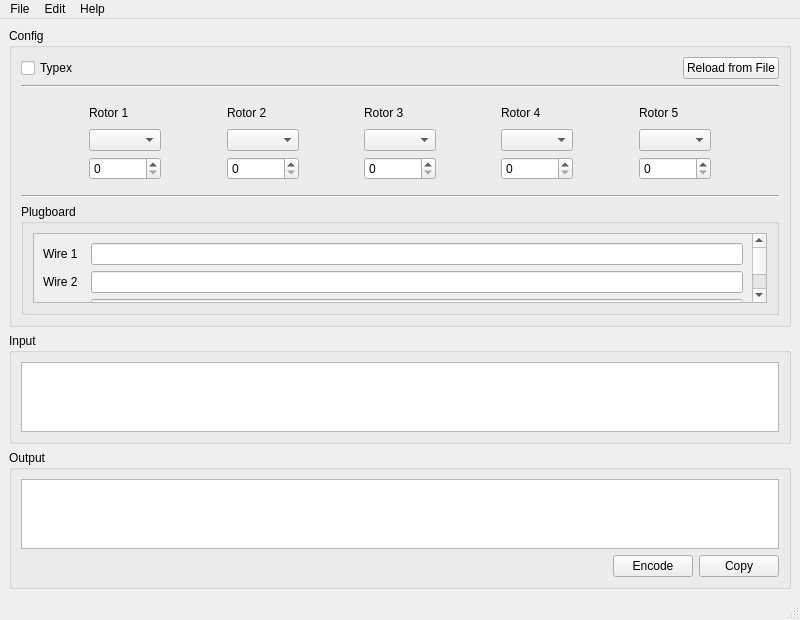
<?xml version="1.0" encoding="UTF-8"?>
<ui version="4.0">
 <class>Enigma</class>
 <widget class="QMainWindow" name="Enigma">
  <property name="geometry">
   <rect>
    <x>0</x>
    <y>0</y>
    <width>800</width>
    <height>600</height>
   </rect>
  </property>
  <property name="windowTitle">
   <string>Enigma</string>
  </property>
  <widget class="QWidget" name="centralwidget">
   <layout class="QVBoxLayout" name="verticalLayout_5">
    <item>
     <widget class="QGroupBox" name="config_groupBox">
      <property name="title">
       <string>Config</string>
      </property>
      <layout class="QVBoxLayout" name="verticalLayout_4">
       <item>
        <layout class="QVBoxLayout" name="config_verticalLayout">
         <item>
          <layout class="QHBoxLayout" name="configHeader_horizontalLayout">
           <item>
            <widget class="QCheckBox" name="typex_checkBox">
             <property name="text">
              <string>Typex</string>
             </property>
            </widget>
           </item>
           <item>
            <spacer name="horizontalSpacer_8">
             <property name="orientation">
              <enum>Qt::Horizontal</enum>
             </property>
             <property name="sizeHint" stdset="0">
              <size>
               <width>40</width>
               <height>20</height>
              </size>
             </property>
            </spacer>
           </item>
           <item>
            <widget class="QPushButton" name="reload_pushButton">
             <property name="text">
              <string>Reload from File</string>
             </property>
            </widget>
           </item>
          </layout>
         </item>
         <item>
          <widget class="Line" name="line">
           <property name="orientation">
            <enum>Qt::Horizontal</enum>
           </property>
          </widget>
         </item>
         <item>
          <widget class="QWidget" name="rotor_widget" native="true">
           <property name="sizePolicy">
            <sizepolicy hsizetype="Preferred" vsizetype="Preferred">
             <horstretch>0</horstretch>
             <verstretch>0</verstretch>
            </sizepolicy>
           </property>
           <layout class="QVBoxLayout" name="verticalLayout_3">
            <item>
             <layout class="QGridLayout" name="rotors_gridLayout">
              <item row="0" column="4">
               <spacer name="horizontalSpacer_3">
                <property name="orientation">
                 <enum>Qt::Horizontal</enum>
                </property>
                <property name="sizeHint" stdset="0">
                 <size>
                  <width>40</width>
                  <height>20</height>
                 </size>
                </property>
               </spacer>
              </item>
              <item row="1" column="3">
               <widget class="QComboBox" name="rotor2_comboBox"/>
              </item>
              <item row="2" column="3">
               <widget class="QSpinBox" name="rotor2_spinBox"/>
              </item>
              <item row="2" column="9">
               <widget class="QSpinBox" name="rotor5_spinBox"/>
              </item>
              <item row="0" column="5">
               <widget class="QLabel" name="rotor3_label">
                <property name="text">
                 <string>Rotor 3</string>
                </property>
               </widget>
              </item>
              <item row="0" column="8">
               <spacer name="horizontalSpacer_5">
                <property name="orientation">
                 <enum>Qt::Horizontal</enum>
                </property>
                <property name="sizeHint" stdset="0">
                 <size>
                  <width>40</width>
                  <height>20</height>
                 </size>
                </property>
               </spacer>
              </item>
              <item row="0" column="6">
               <spacer name="horizontalSpacer_4">
                <property name="orientation">
                 <enum>Qt::Horizontal</enum>
                </property>
                <property name="sizeHint" stdset="0">
                 <size>
                  <width>40</width>
                  <height>20</height>
                 </size>
                </property>
               </spacer>
              </item>
              <item row="0" column="9">
               <widget class="QLabel" name="rotor5_label">
                <property name="text">
                 <string>Rotor 5</string>
                </property>
               </widget>
              </item>
              <item row="0" column="10">
               <spacer name="horizontalSpacer_6">
                <property name="orientation">
                 <enum>Qt::Horizontal</enum>
                </property>
                <property name="sizeHint" stdset="0">
                 <size>
                  <width>40</width>
                  <height>20</height>
                 </size>
                </property>
               </spacer>
              </item>
              <item row="1" column="7">
               <widget class="QComboBox" name="rotor4_comboBox"/>
              </item>
              <item row="1" column="1">
               <widget class="QComboBox" name="rotor1_comboBox"/>
              </item>
              <item row="0" column="0">
               <spacer name="horizontalSpacer_2">
                <property name="orientation">
                 <enum>Qt::Horizontal</enum>
                </property>
                <property name="sizeHint" stdset="0">
                 <size>
                  <width>40</width>
                  <height>20</height>
                 </size>
                </property>
               </spacer>
              </item>
              <item row="1" column="9">
               <widget class="QComboBox" name="rotor5_comboBox"/>
              </item>
              <item row="0" column="7">
               <widget class="QLabel" name="rotor4_label">
                <property name="text">
                 <string>Rotor 4</string>
                </property>
               </widget>
              </item>
              <item row="2" column="5">
               <widget class="QSpinBox" name="rotor3_spinBox"/>
              </item>
              <item row="0" column="2">
               <spacer name="horizontalSpacer">
                <property name="orientation">
                 <enum>Qt::Horizontal</enum>
                </property>
                <property name="sizeHint" stdset="0">
                 <size>
                  <width>40</width>
                  <height>20</height>
                 </size>
                </property>
               </spacer>
              </item>
              <item row="0" column="1">
               <widget class="QLabel" name="rotor1_label">
                <property name="text">
                 <string>Rotor 1</string>
                </property>
               </widget>
              </item>
              <item row="2" column="7">
               <widget class="QSpinBox" name="rotor4_spinBox"/>
              </item>
              <item row="1" column="5">
               <widget class="QComboBox" name="rotor3_comboBox"/>
              </item>
              <item row="0" column="3">
               <widget class="QLabel" name="rotor2_label">
                <property name="text">
                 <string>Rotor 2</string>
                </property>
               </widget>
              </item>
              <item row="2" column="1">
               <widget class="QSpinBox" name="rotor1_spinBox"/>
              </item>
             </layout>
            </item>
           </layout>
          </widget>
         </item>
         <item>
          <widget class="Line" name="line_2">
           <property name="orientation">
            <enum>Qt::Horizontal</enum>
           </property>
          </widget>
         </item>
         <item>
          <widget class="QGroupBox" name="plugboard_groupBox">
           <property name="title">
            <string>Plugboard</string>
           </property>
           <layout class="QVBoxLayout" name="verticalLayout_2">
            <item>
             <widget class="QScrollArea" name="plugboard_scrollArea">
              <property name="sizePolicy">
               <sizepolicy hsizetype="Expanding" vsizetype="Preferred">
                <horstretch>0</horstretch>
                <verstretch>0</verstretch>
               </sizepolicy>
              </property>
              <property name="widgetResizable">
               <bool>true</bool>
              </property>
              <widget class="QWidget" name="scrollAreaWidgetContents">
               <property name="geometry">
                <rect>
                 <x>0</x>
                 <y>0</y>
                 <width>743</width>
                 <height>238</height>
                </rect>
               </property>
               <layout class="QFormLayout" name="formLayout">
                <item row="0" column="0">
                 <widget class="QLabel" name="wire1_label">
                  <property name="text">
                   <string>Wire 1</string>
                  </property>
                 </widget>
                </item>
                <item row="0" column="1">
                 <widget class="QLineEdit" name="wire1_lineEdit">
                  <property name="maxLength">
                   <number>2</number>
                  </property>
                 </widget>
                </item>
                <item row="1" column="0">
                 <widget class="QLabel" name="wire2_label">
                  <property name="text">
                   <string>Wire 2</string>
                  </property>
                 </widget>
                </item>
                <item row="1" column="1">
                 <widget class="QLineEdit" name="wire2_lineEdit">
                  <property name="maxLength">
                   <number>2</number>
                  </property>
                 </widget>
                </item>
                <item row="2" column="0">
                 <widget class="QLabel" name="wire3_label">
                  <property name="text">
                   <string>Wire 3</string>
                  </property>
                 </widget>
                </item>
                <item row="2" column="1">
                 <widget class="QLineEdit" name="wire3_lineEdit">
                  <property name="maxLength">
                   <number>2</number>
                  </property>
                 </widget>
                </item>
                <item row="3" column="0">
                 <widget class="QLabel" name="wire4_label">
                  <property name="text">
                   <string>Wire 4</string>
                  </property>
                 </widget>
                </item>
                <item row="3" column="1">
                 <widget class="QLineEdit" name="wire4_lineEdit">
                  <property name="maxLength">
                   <number>2</number>
                  </property>
                 </widget>
                </item>
                <item row="4" column="0">
                 <widget class="QLabel" name="wire5_label">
                  <property name="text">
                   <string>Wire 5</string>
                  </property>
                 </widget>
                </item>
                <item row="4" column="1">
                 <widget class="QLineEdit" name="wire5_lineEdit">
                  <property name="maxLength">
                   <number>2</number>
                  </property>
                 </widget>
                </item>
                <item row="5" column="0">
                 <widget class="QLabel" name="wire6_label">
                  <property name="text">
                   <string>Wire 6</string>
                  </property>
                 </widget>
                </item>
                <item row="5" column="1">
                 <widget class="QLineEdit" name="wire6_lineEdit">
                  <property name="maxLength">
                   <number>2</number>
                  </property>
                 </widget>
                </item>
                <item row="6" column="0">
                 <widget class="QLabel" name="wire7_label">
                  <property name="text">
                   <string>Wire 7</string>
                  </property>
                 </widget>
                </item>
                <item row="6" column="1">
                 <widget class="QLineEdit" name="wire7_lineEdit">
                  <property name="maxLength">
                   <number>2</number>
                  </property>
                 </widget>
                </item>
                <item row="7" column="0">
                 <widget class="QLabel" name="wire8_label">
                  <property name="text">
                   <string>Wire 8</string>
                  </property>
                 </widget>
                </item>
                <item row="7" column="1">
                 <widget class="QLineEdit" name="wire8_lineEdit">
                  <property name="maxLength">
                   <number>2</number>
                  </property>
                 </widget>
                </item>
                <item row="8" column="0">
                 <widget class="QLabel" name="wire9_label">
                  <property name="text">
                   <string>Wire 9</string>
                  </property>
                 </widget>
                </item>
                <item row="8" column="1">
                 <widget class="QLineEdit" name="wire9_lineEdit">
                  <property name="maxLength">
                   <number>2</number>
                  </property>
                 </widget>
                </item>
                <item row="9" column="0">
                 <widget class="QLabel" name="wire10_label">
                  <property name="text">
                   <string>Wire 10</string>
                  </property>
                 </widget>
                </item>
                <item row="9" column="1">
                 <widget class="QLineEdit" name="wire10_lineEdit">
                  <property name="maxLength">
                   <number>2</number>
                  </property>
                 </widget>
                </item>
               </layout>
              </widget>
             </widget>
            </item>
           </layout>
          </widget>
         </item>
        </layout>
       </item>
      </layout>
     </widget>
    </item>
    <item>
     <widget class="QGroupBox" name="input_groupBox">
      <property name="sizePolicy">
       <sizepolicy hsizetype="Preferred" vsizetype="Expanding">
        <horstretch>0</horstretch>
        <verstretch>0</verstretch>
       </sizepolicy>
      </property>
      <property name="title">
       <string>Input</string>
      </property>
      <layout class="QVBoxLayout" name="verticalLayout_6">
       <item>
        <widget class="QPlainTextEdit" name="input_plainTextEdit"/>
       </item>
      </layout>
     </widget>
    </item>
    <item>
     <widget class="QGroupBox" name="output_groupBox">
      <property name="sizePolicy">
       <sizepolicy hsizetype="Preferred" vsizetype="Expanding">
        <horstretch>0</horstretch>
        <verstretch>0</verstretch>
       </sizepolicy>
      </property>
      <property name="title">
       <string>Output</string>
      </property>
      <layout class="QVBoxLayout" name="verticalLayout">
       <item>
        <widget class="QPlainTextEdit" name="output_plainTextEdit">
         <property name="readOnly">
          <bool>true</bool>
         </property>
        </widget>
       </item>
       <item>
        <layout class="QHBoxLayout" name="horizontalLayout">
         <item>
          <spacer name="horizontalSpacer_7">
           <property name="orientation">
            <enum>Qt::Horizontal</enum>
           </property>
           <property name="sizeHint" stdset="0">
            <size>
             <width>40</width>
             <height>20</height>
            </size>
           </property>
          </spacer>
         </item>
         <item>
          <widget class="QPushButton" name="encode_pushButton">
           <property name="text">
            <string>Encode</string>
           </property>
          </widget>
         </item>
         <item>
          <widget class="QPushButton" name="copy_pushButton">
           <property name="text">
            <string>Copy</string>
           </property>
          </widget>
         </item>
        </layout>
       </item>
      </layout>
     </widget>
    </item>
   </layout>
  </widget>
  <widget class="QMenuBar" name="menubar">
   <property name="geometry">
    <rect>
     <x>0</x>
     <y>0</y>
     <width>800</width>
     <height>18</height>
    </rect>
   </property>
   <widget class="QMenu" name="menuFile">
    <property name="title">
     <string>File</string>
    </property>
    <addaction name="actionEncode_Input"/>
    <addaction name="separator"/>
    <addaction name="actionOpen_Config"/>
    <addaction name="separator"/>
    <addaction name="actionExit"/>
   </widget>
   <widget class="QMenu" name="menuHelp">
    <property name="title">
     <string>Help</string>
    </property>
    <addaction name="actionEnigma_Help"/>
    <addaction name="separator"/>
    <addaction name="actionAbout_Enigma"/>
   </widget>
   <widget class="QMenu" name="menuEdit">
    <property name="title">
     <string>Edit</string>
    </property>
    <addaction name="actionPaste_Message"/>
    <addaction name="actionCopy_Output"/>
   </widget>
   <addaction name="menuFile"/>
   <addaction name="menuEdit"/>
   <addaction name="menuHelp"/>
  </widget>
  <widget class="QStatusBar" name="statusbar"/>
  <action name="actionOpen_Config">
   <property name="text">
    <string>Open Config</string>
   </property>
   <property name="shortcut">
    <string>Ctrl+,</string>
   </property>
  </action>
  <action name="actionPaste_Message">
   <property name="text">
    <string>Paste Message</string>
   </property>
   <property name="shortcut">
    <string>Ctrl+Shift+V</string>
   </property>
  </action>
  <action name="actionCopy_Output">
   <property name="text">
    <string>Copy Output</string>
   </property>
   <property name="shortcut">
    <string>Ctrl+Shift+C</string>
   </property>
  </action>
  <action name="actionExit">
   <property name="text">
    <string>Exit</string>
   </property>
   <property name="shortcut">
    <string>Ctrl+Q</string>
   </property>
  </action>
  <action name="actionEnigma_Help">
   <property name="text">
    <string>Enigma Help</string>
   </property>
   <property name="shortcut">
    <string>Ctrl+Shift+/</string>
   </property>
  </action>
  <action name="actionAbout_Enigma">
   <property name="text">
    <string>About Enigma</string>
   </property>
  </action>
  <action name="actionEncode_Input">
   <property name="text">
    <string>Encode Input</string>
   </property>
   <property name="shortcut">
    <string>Ctrl+E</string>
   </property>
  </action>
 </widget>
 <resources/>
 <connections/>
</ui>
